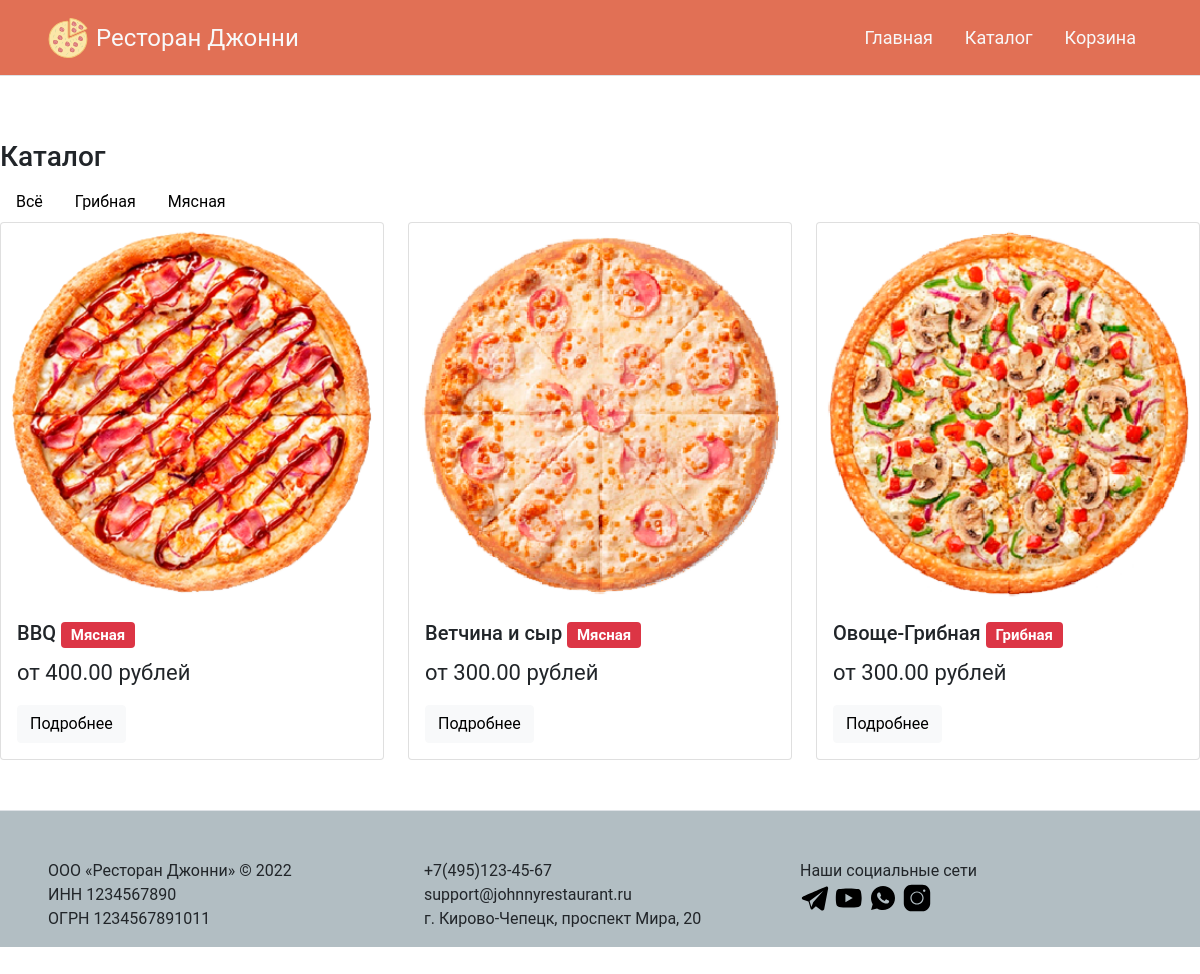
/catalog, run on the app's committed database.
### shop/models.py (models this page shows, shortened)
class Category(models.Model):
    name = models.CharField(max_length=100, db_index=True, verbose_name='Название')
    slug = models.SlugField(max_length=200, db_index=True, unique=True, verbose_name='Название для URL-адреса')
    class Meta:
        ordering = ('name', )
        verbose_name = 'Категория'
        verbose_name_plural = 'Категория'
    def __str__(self):
        return self.name
    def get_absolute_url(self):
        return reverse('shop:product_list_by_category', args=[self.slug])

class Product(models.Model):
    category = models.ForeignKey(Category, related_name='products', null=True, blank=True, on_delete=models.SET_NULL, verbose_name='Категория')
    name = models.CharField(max_length=100, db_index=True, verbose_name='Название')
    slug = models.SlugField(max_length=100, db_index=True, verbose_name='Название для URL-адреса')
    image_full = models.ImageField(upload_to='products/%Y/%m/%d', blank=True, verbose_name='Полное изображение')
    description = models.TextField(blank=True, verbose_name='Описание')
    price = models.DecimalField(max_digits=10, decimal_places=2, verbose_name='Цена')
    avaible = models.BooleanField(default=True, verbose_name='Есть ли в наличии')
    energy_value = models.DecimalField(max_digits=10, decimal_places=2, verbose_name='Энерг.ценность')
    squirrels = models.DecimalField(max_digits=10, decimal_places=2, verbose_name='Белки')
    fats = models.DecimalField(max_digits=10, decimal_places=2, verbose_name='Жиры')
    carbohydrates = models.DecimalField(max_digits=10, decimal_places=2, verbose_name='Углеводы')
    weight_small = models.DecimalField(max_digits=10, decimal_places=2, verbose_name='Вес маленькой пиццы')
    weight_big = models.DecimalField(max_digits=10, decimal_places=2, verbose_name='Вес большой пиццы')
    diameter_small = models.IntegerField(verbose_name='Диаметр маленькой пиццы')
    diameter_big = models.IntegerField(verbose_name='Диаметр большой пиццы')
    div = models.CharField(max_length=100, verbose_name='ID для div-a')
    class Meta:
        ordering = ('name',)
        index_together = (('id', 'slug'),)

### shop/views.py (the view)
# urls.py: url('^catalog', views.product_list, name='product_list'),
def product_list(request, category_slug=None):
    category = None
    categories = Category.objects.all()
    products = Product.objects.all()
    cart_product_form = CartAddProductForm()
    if category_slug:
        category = get_object_or_404(Category, slug=category_slug)
        products = products.filter(category=category)
    context = {
        'category': category,
        'categories': categories,
        'products': products,
        'cart_product_form': cart_product_form
    }
    return render(request, 'shop/product/index.html', context)

### templates/shop/product/index.html (shortened to what this page needs)
{% extends "shop/base.html" %}
{% load static %}
{% block content %}
        <div class="content">
            <h3>Каталог</h3>
            <div class="nav">
            <li {% if not category %}class="selected"{% endif %}>
                <a class="nav-link text-black" href="{% url "shop:product_list" %}">Всё</a>
            </li>
            {% for c in categories %}
                <li {% if category.slug == c.slug %}class="selected"{% endif %}>
                    <a class="nav-link text-black" href="{{ c.get_absolute_url }}">{{ c.name }}</a>
                </li>
            {% endfor %}
            </div>
            <div class="row row-cols-1 row-cols-md-3 g-4">
                {% for product in products %} {% if product.avaible %}
                    <div class="col">
                      <div class="card h-100">
                        <img src="{{ product.image_full.url}}" class="card-img-top" alt="...">
                        <div class="card-body">
                          <h5 class="card-title">{{ product.name }} {% if product.category %}<span class="badge bg-danger"> {{product.category}}</span> {% endif %}</h5>
                          <p class="card-text">от {{ product.price }} рублей</p>
                            <button type="button" class="btn btn-light" data-bs-toggle="modal" data-bs-target="#{{ product.div }}">
                                Подробнее
                            </button>
                        </div>
                      </div>
                    </div>
                    {% endif %}{% endfor %}
                </div>
            </div>
{% endblock %}

### templates/shop/base.html (shortened to what this page needs)
{% load static %}
<!doctype html>
<html lang="ru">
  <head>
    <link href="https://cdn.jsdelivr.net/npm/bootstrap@5.1.3/dist/css/bootstrap.min.css" rel="stylesheet">
    <link rel="stylesheet" href="{% static 'shop/style.css' %}">
    <link rel="stylesheet" href="https://unpkg.com/flickity@2/dist/flickity.min.css">
  </head>
  <body>
    {% block header %}
    <header class="d-flex flex-wrap justify-content-center py-3 mb-4 border-bottom">
        <a href="/" class="d-flex align-items-center mb-3 mb-md-0 me-md-auto text-light text-decoration-none px-5">
            <img src="{% static 'shop/logo.svg' %}" width="40" height="40" alt="logo">
            <span class="fs-4 px-2">Ресторан Джонни</span>
        </a>
        <div class="menu">
            <ul class="nav nav-pills px-5">
                <li class="nav-item"><a href="{% url 'shop:home' %}" class="nav-link text-light">Главная</a></li>
                <li class="nav-item"><a href="{% url 'shop:product_list' %}" class="nav-link text-light">Каталог</a></li>
                <li class="nav-item"><a href="{% url 'cart:cart_detail' %}" class="nav-link text-light">Корзина</a></li>
            </ul>
        </div>
      </header>
      {% endblock %}
      <nav>
      {% block content %}
      {% endblock %}
      </nav>
      {% block footer %}
      <footer class="pt-4 my-md-5 pt-md-5 border-top">
        <div class="row px-5">
          <div class="col-6 col-md">
            <ul class="list-unstyled text-small">
              <li>ООО «Ресторан Джонни» © 2022</li>
              <li>ИНН 1234567890</li>
              <li>ОГРН 1234567891011</li>
            </ul>
          </div>
          <div class="col-6 col-md">
            <ul class="list-unstyled text-small">
              <li>+7(495)123-45-67</li>
              <li>support@johnnyrestaurant.ru</li>
              <li>г. Кирово-Чепецк, проспект Мира, 20</li>
            </ul>
          </div>
          <div class="col-6 col-md">
            <ul class="list-unstyled text-small">
              <li>Наши социальные сети</li>
              <li><a href="#"><img src="{% static 'shop/img/tg.svg' %}" width="30" height="30" alt="image description"></a>
                  <a href="#"><img src="{% static 'shop/img/yout.svg' %}" width="30" height="30" alt="image description"></a>
                  <a href="#"><img src="{% static 'shop/img/whats.svg' %}" width="30" height="30" alt="image description"></a>
                  <a href="#"><img src="{% static 'shop/img/inst.svg' %}" width="30" height="30" alt="image description"></a></li>
            </ul>
          </div>
        </div>
      </footer>
    {% endblock %}
  </body>
</html>

### static/shop/style.css (style rules this page uses)
* { font-family: font, Roboto; }
html { overflow-x: hidden; }
header { background-color: #e17055; overflow: hidden; position: fixed; top: 0; width: 100%; z-index: 1000; }
nav { margin-top: 80px; margin-bottom: 50px; }
header ul { font-size: 18px; }
.content { padding-top: 60px; width: 1200px; margin: 0 auto; }
.content p { font-family: Roboto; font-size: 22px; }
.content img { display: block; margin-left: auto; margin-right: auto }
footer { background-color: #b2bec3; width: 100%; padding-bottom: 0; margin-bottom: 0; }

### data on the page
Category: name "Грибная"
Category: name "Мясная"
Product: image_full (picture), name "BBQ", category "Мясная", price "400.00"
Product: image_full (picture), name "Ветчина и сыр", category "Мясная", price "300.00"
Product: image_full (picture), name "Овоще-Грибная", category "Грибная", price "300.00"
